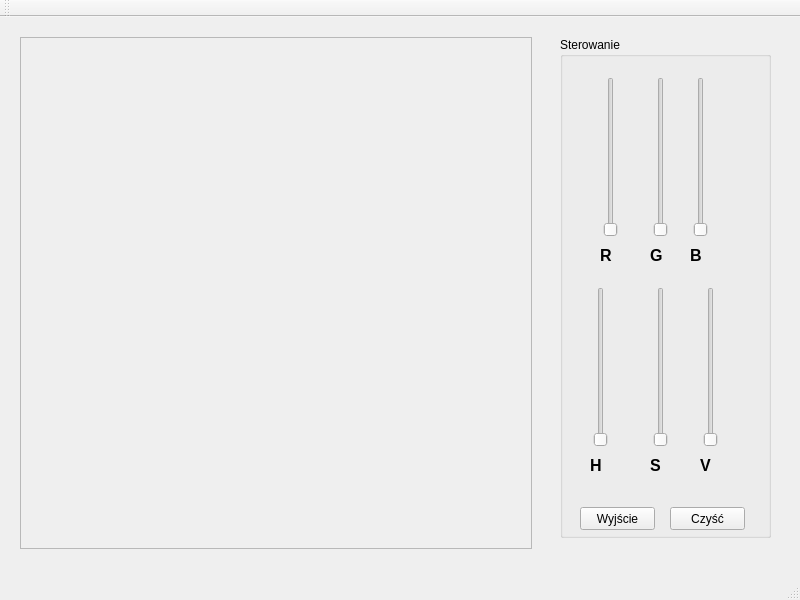
<?xml version="1.0" encoding="UTF-8"?>
<ui version="4.0">
 <class>MainWindow</class>
 <widget class="QMainWindow" name="MainWindow">
  <property name="geometry">
   <rect>
    <x>0</x>
    <y>0</y>
    <width>800</width>
    <height>600</height>
   </rect>
  </property>
  <property name="windowTitle">
   <string>Laboratorium grafiki i multimediów</string>
  </property>
  <widget class="QWidget" name="centralWidget">
   <widget class="QFrame" name="frame">
    <property name="geometry">
     <rect>
      <x>20</x>
      <y>20</y>
      <width>512</width>
      <height>512</height>
     </rect>
    </property>
    <property name="frameShape">
     <enum>QFrame::StyledPanel</enum>
    </property>
    <property name="frameShadow">
     <enum>QFrame::Raised</enum>
    </property>
   </widget>
   <widget class="QGroupBox" name="groupBox">
    <property name="geometry">
     <rect>
      <x>560</x>
      <y>20</y>
      <width>211</width>
      <height>501</height>
     </rect>
    </property>
    <property name="title">
     <string>Sterowanie</string>
    </property>
    <widget class="QPushButton" name="exitButton">
     <property name="geometry">
      <rect>
       <x>20</x>
       <y>470</y>
       <width>75</width>
       <height>23</height>
      </rect>
     </property>
     <property name="text">
      <string>Wyjście</string>
     </property>
    </widget>
    <widget class="QPushButton" name="cleanButton">
     <property name="geometry">
      <rect>
       <x>110</x>
       <y>470</y>
       <width>75</width>
       <height>23</height>
      </rect>
     </property>
     <property name="text">
      <string>Czyść</string>
     </property>
    </widget>
    <widget class="QSlider" name="verticalSlider">
     <property name="geometry">
      <rect>
       <x>40</x>
       <y>40</y>
       <width>22</width>
       <height>160</height>
      </rect>
     </property>
     <property name="maximum">
      <number>255</number>
     </property>
     <property name="orientation">
      <enum>Qt::Vertical</enum>
     </property>
    </widget>
    <widget class="QSlider" name="verticalSlider_2">
     <property name="geometry">
      <rect>
       <x>90</x>
       <y>40</y>
       <width>22</width>
       <height>160</height>
      </rect>
     </property>
     <property name="maximum">
      <number>255</number>
     </property>
     <property name="orientation">
      <enum>Qt::Vertical</enum>
     </property>
    </widget>
    <widget class="QSlider" name="verticalSlider_3">
     <property name="geometry">
      <rect>
       <x>130</x>
       <y>40</y>
       <width>22</width>
       <height>160</height>
      </rect>
     </property>
     <property name="maximum">
      <number>255</number>
     </property>
     <property name="orientation">
      <enum>Qt::Vertical</enum>
     </property>
    </widget>
    <widget class="QLabel" name="label">
     <property name="geometry">
      <rect>
       <x>40</x>
       <y>210</y>
       <width>16</width>
       <height>16</height>
      </rect>
     </property>
     <property name="font">
      <font>
       <pointsize>12</pointsize>
       <weight>75</weight>
       <bold>true</bold>
      </font>
     </property>
     <property name="text">
      <string>R</string>
     </property>
    </widget>
    <widget class="QLabel" name="label_2">
     <property name="geometry">
      <rect>
       <x>90</x>
       <y>210</y>
       <width>16</width>
       <height>16</height>
      </rect>
     </property>
     <property name="font">
      <font>
       <pointsize>12</pointsize>
       <weight>75</weight>
       <bold>true</bold>
      </font>
     </property>
     <property name="text">
      <string>G</string>
     </property>
    </widget>
    <widget class="QLabel" name="label_3">
     <property name="geometry">
      <rect>
       <x>130</x>
       <y>210</y>
       <width>16</width>
       <height>16</height>
      </rect>
     </property>
     <property name="font">
      <font>
       <pointsize>12</pointsize>
       <weight>75</weight>
       <bold>true</bold>
      </font>
     </property>
     <property name="text">
      <string>B</string>
     </property>
    </widget>
    <widget class="QSlider" name="verticalSlider_4">
     <property name="geometry">
      <rect>
       <x>30</x>
       <y>250</y>
       <width>22</width>
       <height>160</height>
      </rect>
     </property>
     <property name="maximum">
      <number>360</number>
     </property>
     <property name="orientation">
      <enum>Qt::Vertical</enum>
     </property>
    </widget>
    <widget class="QSlider" name="verticalSlider_5">
     <property name="geometry">
      <rect>
       <x>90</x>
       <y>250</y>
       <width>22</width>
       <height>160</height>
      </rect>
     </property>
     <property name="maximum">
      <number>100</number>
     </property>
     <property name="orientation">
      <enum>Qt::Vertical</enum>
     </property>
    </widget>
    <widget class="QSlider" name="verticalSlider_6">
     <property name="geometry">
      <rect>
       <x>140</x>
       <y>250</y>
       <width>22</width>
       <height>160</height>
      </rect>
     </property>
     <property name="maximum">
      <number>100</number>
     </property>
     <property name="orientation">
      <enum>Qt::Vertical</enum>
     </property>
    </widget>
    <widget class="QLabel" name="label_4">
     <property name="geometry">
      <rect>
       <x>30</x>
       <y>420</y>
       <width>16</width>
       <height>16</height>
      </rect>
     </property>
     <property name="font">
      <font>
       <pointsize>12</pointsize>
       <weight>75</weight>
       <bold>true</bold>
      </font>
     </property>
     <property name="text">
      <string>H</string>
     </property>
    </widget>
    <widget class="QLabel" name="label_5">
     <property name="geometry">
      <rect>
       <x>90</x>
       <y>420</y>
       <width>16</width>
       <height>16</height>
      </rect>
     </property>
     <property name="font">
      <font>
       <pointsize>12</pointsize>
       <weight>75</weight>
       <bold>true</bold>
      </font>
     </property>
     <property name="text">
      <string>S</string>
     </property>
    </widget>
    <widget class="QLabel" name="label_6">
     <property name="geometry">
      <rect>
       <x>140</x>
       <y>420</y>
       <width>16</width>
       <height>16</height>
      </rect>
     </property>
     <property name="font">
      <font>
       <pointsize>12</pointsize>
       <weight>75</weight>
       <bold>true</bold>
      </font>
     </property>
     <property name="text">
      <string>V</string>
     </property>
    </widget>
   </widget>
  </widget>
  <widget class="QMenuBar" name="menuBar">
   <property name="geometry">
    <rect>
     <x>0</x>
     <y>0</y>
     <width>800</width>
     <height>21</height>
    </rect>
   </property>
  </widget>
  <widget class="QToolBar" name="mainToolBar">
   <attribute name="toolBarArea">
    <enum>TopToolBarArea</enum>
   </attribute>
   <attribute name="toolBarBreak">
    <bool>false</bool>
   </attribute>
  </widget>
  <widget class="QStatusBar" name="statusBar"/>
 </widget>
 <layoutdefault spacing="6" margin="11"/>
 <resources/>
 <connections/>
</ui>
